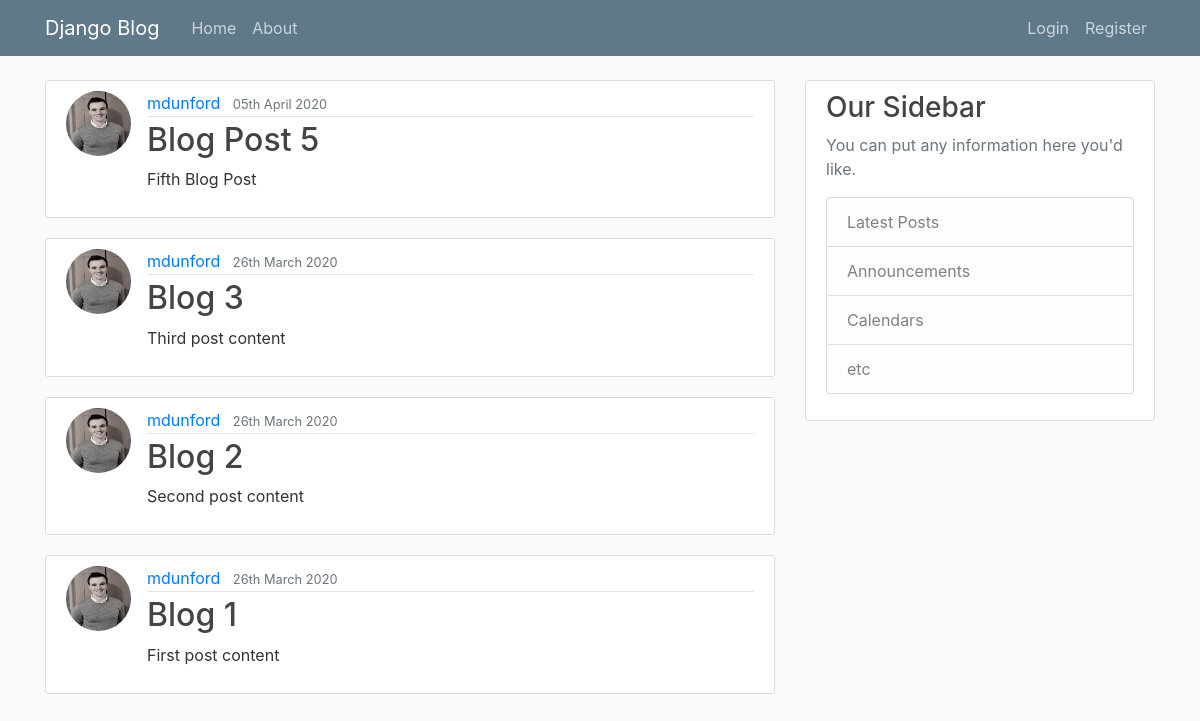
Before: / with the older database file.
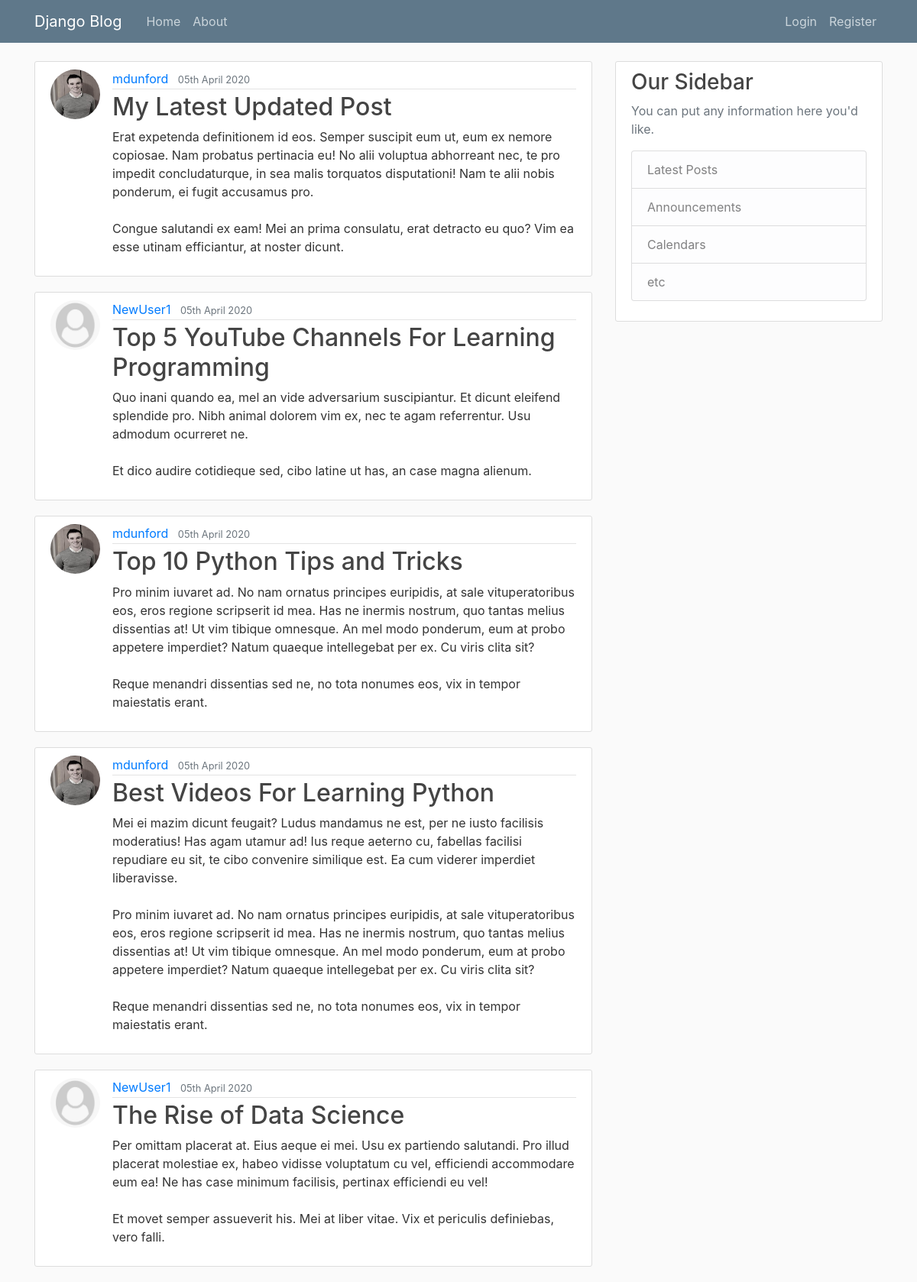
After: the same page with the newer database file.
### blog/models.py (models this page shows, shortened)
class Post(models.Model):
    title = models.CharField(max_length=100)
    content = models.TextField()
    date_posted = models.DateTimeField(default=timezone.now)
    author = models.ForeignKey(User, on_delete=models.CASCADE)

### users/models.py (models this page shows, shortened)
class Profile(models.Model):
    user = models.OneToOneField(User, on_delete=models.CASCADE)
    image = models.ImageField(default='default.jpg', upload_to='profile_pics')

### blog/views.py (the view)
# urls.py: path('', PostListView.as_view(), name='blog-home'),
class PostListView(ListView):
    model = Post
    template_name = 'blog/home.html'
    context_object_name = 'posts'
    ordering = ['-date_posted']
    paginate_by = 5

### blog/templates/blog/home.html
{% extends 'blog/base.html' %}
{% block content %}
  {% for post in posts %}
<article class="media content-section">
  <img class='rounded-circle article-img' src="{{ post.author.profile.image.url }}">
  <div class="media-body">
    <div class="article-metadata">
      <a class="mr-2" href="#">{{ post.author }}</a>
      <small class="text-muted">{{ post.date_posted|date:"dS F Y" }}</small>
    </div>
    <h2><a class="article-title" href="{% url 'post-detail' post.id  %}">{{ post.title }}</a></h2>
    <p class="article-content">{{ post.content }}</p>
  </div>
</article>
  {% endfor %}
{% endblock content %}

Changed rows visible on the page:
no longer on this page (row unchanged): Post: author.profile.image (picture), author "mdunford", date_posted "05th April 2020", title "Blog Post 5", content "Fifth Blog Post"
no longer on this page (row unchanged): Post: author.profile.image (picture), author "mdunford", date_posted "26th March 2020", title "Blog 3", content "Third post content"
no longer on this page (row unchanged): Post: author.profile.image (picture), author "mdunford", date_posted "26th March 2020", title "Blog 2", content "Second post content"
no longer on this page (row unchanged): Post: author.profile.image (picture), author "mdunford", date_posted "26th March 2020", title "Blog 1", content "First post content"
added Post: author.profile.image (picture), author "mdunford", date_posted "05th April 2020", title "My Latest Updated Post", content "Erat expetenda definitionem id eos. Semper suscipit eum ut, eum ex nemore copiosae. Nam probatus pertinacia eu! No alii voluptua abhorreant nec, te pro impedit concludaturque, in sea malis torquatos disputationi! Nam te alii nobis ponderum, ei fugit accusamus pro. Congue salutandi ex eam! Mei an prima consulatu, erat detracto eu quo? Vim ea esse utinam efficiantur, at noster dicunt."
added Post: author.profile.image (placeholder picture), author "NewUser1", date_posted "05th April 2020", title "Top 5 YouTube Channels For Learning Programming", content "Quo inani quando ea, mel an vide adversarium suscipiantur. Et dicunt eleifend splendide pro. Nibh animal dolorem vim ex, nec te agam referrentur. Usu admodum ocurreret ne. Et dico audire cotidieque sed, cibo latine ut has, an case magna alienum."
added Post: author.profile.image (picture), author "mdunford", date_posted "05th April 2020", title "Top 10 Python Tips and Tricks", content "Pro minim iuvaret ad. No nam ornatus principes euripidis, at sale vituperatoribus eos, eros regione scripserit id mea. Has ne inermis nostrum, quo tantas melius dissentias at! Ut vim tibique omnesque. An mel modo ponderum, eum at probo appetere imperdiet? Natum quaeque intellegebat per ex. Cu viris clita sit? Reque menandri dissentias sed ne, no tota nonumes eos, vix in tempor maiestatis erant."
added Post: author.profile.image (picture), author "mdunford", date_posted "05th April 2020", title "Best Videos For Learning Python", content "Mei ei mazim dicunt feugait? Ludus mandamus ne est, per ne iusto facilisis moderatius! Has agam utamur ad! Ius reque aeterno cu, fabellas facilisi repudiare eu sit, te cibo convenire similique est. Ea cum viderer imperdiet liberavisse. Pro minim iuvaret ad. No nam ornatus principes euripidis, at sale vituperatoribus eos, eros regione scripserit id mea. Has ne inermis nostrum, quo tantas melius dissentias at! Ut vim tibique omnesque. An mel modo ponderum, eum at probo appetere imperdiet? Natum quaeque intellegebat per ex. Cu viris clita sit? Reque menandri dissentias sed ne, no tota nonumes eos, vix in tempor maiestatis erant."
added Post: author.profile.image (placeholder picture), author "NewUser1", date_posted "05th April 2020", title "The Rise of Data Science", content "Per omittam placerat at. Eius aeque ei mei. Usu ex partiendo salutandi. Pro illud placerat molestiae ex, habeo vidisse voluptatum cu vel, efficiendi accommodare eum ea! Ne has case minimum facilisis, pertinax efficiendi eu vel! Et movet semper assueverit his. Mei at liber vitae. Vix et periculis definiebas, vero falli."
